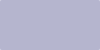
<?xml version="1.0" encoding="UTF-8"?>
<ui version="4.0">
 <class>center1</class>
 <widget class="QWidget" name="center1">
  <property name="geometry">
   <rect>
    <x>0</x>
    <y>0</y>
    <width>100</width>
    <height>50</height>
   </rect>
  </property>
  <property name="cursor">
   <cursorShape>PointingHandCursor</cursorShape>
  </property>
  <property name="windowTitle">
   <string>Form</string>
  </property>
  <property name="toolTip">
   <string/>
  </property>
  <property name="styleSheet">
   <string notr="true">QWidget#center1 {
  background-color: #33333377;
  border-radius: 2px;
}
QToolTip {
	background-color: rgb(255, 255, 255);
	color: rgb(0, 0, 0);
}</string>
  </property>
  <layout class="QHBoxLayout" name="horizontalLayout">
   <property name="spacing">
    <number>0</number>
   </property>
   <property name="leftMargin">
    <number>2</number>
   </property>
   <property name="topMargin">
    <number>0</number>
   </property>
   <property name="rightMargin">
    <number>0</number>
   </property>
   <property name="bottomMargin">
    <number>0</number>
   </property>
   <item>
    <widget class="QLabel" name="memUse">
     <property name="minimumSize">
      <size>
       <width>28</width>
       <height>0</height>
      </size>
     </property>
     <property name="maximumSize">
      <size>
       <width>28</width>
       <height>16777215</height>
      </size>
     </property>
     <property name="cursor">
      <cursorShape>PointingHandCursor</cursorShape>
     </property>
     <property name="styleSheet">
      <string notr="true">QLabel#memUse {
  width: 24px;
  color: #00FFFF;
  font-size: 16pt;
  padding-left: 1px;
}</string>
     </property>
     <property name="alignment">
      <set>Qt::AlignCenter</set>
     </property>
    </widget>
   </item>
   <item>
    <layout class="QVBoxLayout" name="verticalLayout">
     <property name="spacing">
      <number>0</number>
     </property>
     <property name="topMargin">
      <number>3</number>
     </property>
     <property name="bottomMargin">
      <number>3</number>
     </property>
     <item>
      <widget class="QLabel" name="netUp">
       <property name="minimumSize">
        <size>
         <width>65</width>
         <height>0</height>
        </size>
       </property>
       <property name="cursor">
        <cursorShape>PointingHandCursor</cursorShape>
       </property>
       <property name="styleSheet">
        <string notr="true">QLabel#netUp {
  color: #FAAA23;
  margin-left: 1px;
}</string>
       </property>
      </widget>
     </item>
     <item>
      <widget class="QLabel" name="netDown">
       <property name="minimumSize">
        <size>
         <width>65</width>
         <height>0</height>
        </size>
       </property>
       <property name="cursor">
        <cursorShape>PointingHandCursor</cursorShape>
       </property>
       <property name="styleSheet">
        <string notr="true">QLabel#netDown {
  color: #8CF01E;
  margin-left: 1px;
}</string>
       </property>
      </widget>
     </item>
    </layout>
   </item>
  </layout>
 </widget>
 <resources/>
 <connections/>
</ui>
